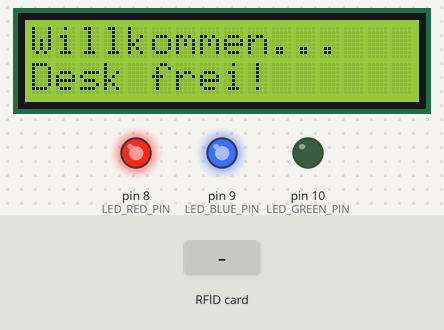
The sketch below on a simulated Arduino Mega 2560, built with avr-gcc and run on an emulated ATmega2560. Parts: 16×2 character LCD, output pins drawn as LEDs (lit = HIGH). The inputs (shaded band) are chosen by the test bench. Pins used as bus, display or sensor lines are not drawn; what the sketch prints to the serial monitor is not drawn.

Above: at 1.3 s.
1.4 s: RFID card 5E 7A 19 C4 held to the reader
At 1.43 s:
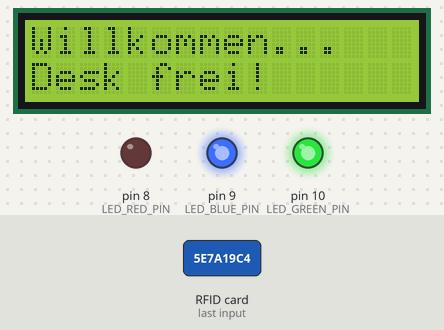
At 1.9 s:
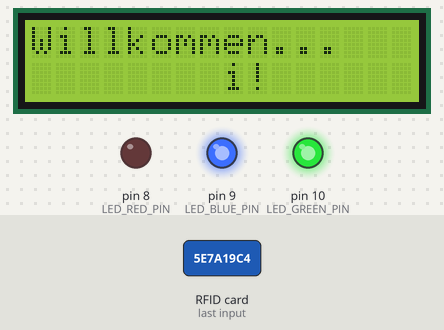
2.9 s: RFID card 5E 7A 19 C4 held to the reader
At 2.92 s:
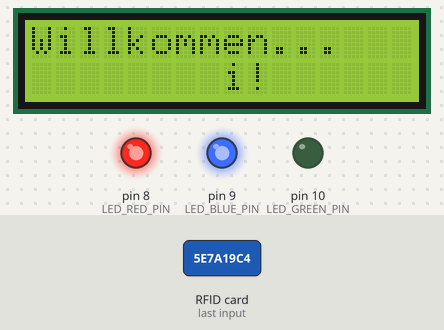
Timing chart, 0 to 5.9 s (numbered marks = the images above; inputs shaded):
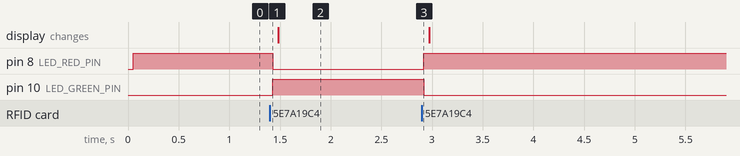

Measured:
- after the input at 1.4 s, pin 8 (LED_RED_PIN): HIGH → LOW at once; pin 10 (LED_GREEN_PIN): LOW → HIGH at once
- after the input at 2.9 s, pin 8 (LED_RED_PIN): LOW → HIGH at once; pin 10 (LED_GREEN_PIN): HIGH → LOW at once

The sketch:

card_reader_with_lcd.ino
```cpp
/**
   ----------------------------------------------------------------------------
   This is a MFRC522 library example; see https://github.com/miguelbalboa/rfid
   for further details and other examples.

   NOTE: The library file MFRC522.h has a lot of useful info. Please read it.

   Released into the public domain.
   ----------------------------------------------------------------------------
   Typical pin layout used:
   -----------------------------------------------------------------------------------------
               MFRC522      Arduino       Arduino   Arduino    Arduino          Arduino
               Reader/PCD   Uno           Mega      Nano v3    Leonardo/Micro   Pro Micro
   Signal      Pin          Pin           Pin       Pin        Pin              Pin
   -----------------------------------------------------------------------------------------
   RST/Reset   RST          9             5         D9         RESET/ICSP-5     RST
   SPI SS      SDA(SS)      10            53        D10        10               10
   SPI MOSI    MOSI         11 / ICSP-4   51        D11        ICSP-4           16
   SPI MISO    MISO         12 / ICSP-1   50        D12        ICSP-1           14
   SPI SCK     SCK          13 / ICSP-3   52        D13        ICSP-3           15

*/

#include <SPI.h>
#include <MFRC522.h>
#include <LiquidCrystal.h>

#define RST_PIN          5           // Configurable, see typical pin layout above
#define SS_PIN          53          // Configurable, see typical pin layout above
//uncomment this line if using a Common Anode LED
#define COMMON_ANODE

/////////////////////////////////////////////////////////////////////
//LCD Constants
/////////////////////////////////////////////////////////////////////
LiquidCrystal lcd(40,38,48,46,44,42);
const int switchPin = 6;

MFRC522 mfrc522(SS_PIN, RST_PIN);   // Create MFRC522 instance.

MFRC522::MIFARE_Key key;
/////////////////////////////////////////////////////////////////////
//set the pins
/////////////////////////////////////////////////////////////////////
// NEED TO BE PWM Pins to support analogWrite Function
const int LED_RED_PIN = 8;
const int LED_BLUE_PIN = 9;
const int LED_GREEN_PIN = 10;

const char SEPARATOR[] = "//";
String currentdeskId = "MB68-2-002";

// SEAT STATES
const int FREE = 0;
const int BUSY = 1;
const int RESERVED = 2;

////////////////////////
//Set the occuped state
boolean isBusy = false;
//set the userId
byte currentUser[18];
///////////////////////
//Maximum length of the array
#define MAX_LEN 16
//////////////////
//HELPER FUNCTIONS
//////////////////
void busy(byte *userId) {
  char *uId = (char*) userId;
  String str(uId);
  str = str.substring(0,7);


  for (int i = 0 ; i < 18; i++) {
    currentUser[i] = userId[i];
    uId[i] = userId[i];
  }
  isBusy = true;
  setColor(255, 0, 0);
  serialWrite(userId, BUSY);

    lcd.setCursor(0,1);
    lcd.print(str + "        ");
}
void releaseSeat(byte userId[]) {

  if (compareBuffers(currentUser, userId)) {
    isBusy = false;
    setColor(0, 255, 0);
    serialWrite(userId, FREE);

        lcd.setCursor(0,1);
        lcd.print("Desk frei!     ");
  }
  else {
    forbidden();
  }

}
void reserve() {
  setColor(255, 102, 0);
}

void forbidden() {
  setColor(255, 255, 255);
  delay(300);
  setColor(255, 0, 0);
  delay(300);
  setColor(255, 255, 255);
  delay(300);
  setColor(255, 0, 0);
}

void serialWrite(byte *userId, int state) {
  Serial.print("ARD_STATE");
  Serial.print(SEPARATOR);
  Serial.print(state);
  Serial.print(SEPARATOR);
  Serial.print(currentdeskId);
  Serial.print(SEPARATOR);
  for (byte i = 0; i < 16; i++) {
    Serial.print(userId[i] < 0x10 ? " 0" : " ");
    Serial.print(userId[i], HEX);
  }
  Serial.println("");
}


void setColor(int red, int green, int blue)
{
#ifdef COMMON_ANODE
  red = 255 - red;
  green = 255 - green;
  blue = 255 - blue;
#endif
  analogWrite(LED_RED_PIN, red);
  analogWrite(LED_GREEN_PIN, green);
  analogWrite(LED_BLUE_PIN, blue);
}


boolean compareBuffers(byte *buffer1, byte *buffer2) {
  if (sizeof(buffer1) != sizeof(buffer2)) {
    return false;
  }

  for (int i = 0 ; i < 18; i++) {
    boolean elemenEqual = buffer1[i] == buffer2[i];
    if (!elemenEqual) {
      return false;
    }
  }

  return true;
}

void logOutput(byte *buffer, byte bufferSize) {
  for (byte i = 0; i < bufferSize; i++) {
    Serial.print(buffer[i] < 0x10 ? " 0" : " ");
    Serial.print(buffer[i], HEX);
  }
}
///////////////////////////////////////
void setup() {
  Serial.begin(9600); // Initialize serial communications with the PC
  while (!Serial);    // Do nothing if no serial port is opened (added for Arduinos based on ATMEGA32U4)
  SPI.begin();        // Init SPI bus
  mfrc522.PCD_Init(); // Init MFRC522 card

  // Prepare the key (used both as key A and as key B)
  // using FFFFFFFFFFFFh which is the default at chip delivery from the factory
  for (byte i = 0; i < 6; i++) {
    key.keyByte[i] = 0xFF;
  }

  pinMode(LED_RED_PIN, OUTPUT);
  pinMode(LED_GREEN_PIN, OUTPUT);
  pinMode(LED_BLUE_PIN, OUTPUT);
  //releaseSeat();
  isBusy = false;
  setColor(0, 255, 0);

  // Setup LCD Display
  // put your setup code here, to run once:

    lcd.begin(16, 2);
    pinMode(switchPin, INPUT);
    lcd.print("Willkommen...");
    lcd.setCursor(0,1);
    lcd.print("Desk frei!");
}
void loop() {

  // Look for new cards
  if ( ! mfrc522.PICC_IsNewCardPresent())
    return;

  // Select one of the cards
  if ( ! mfrc522.PICC_ReadCardSerial())
    return;

  // Show some details of the PICC (that is: the tag/card)
  Serial.print(F("Card UID:"));
  logOutput(mfrc522.uid.uidByte, mfrc522.uid.size);
  Serial.println();
  Serial.print(F("PICC type: "));
  MFRC522::PICC_Type piccType = mfrc522.PICC_GetType(mfrc522.uid.sak);
  Serial.println(mfrc522.PICC_GetTypeName(piccType));

  // Check for compatibility
  if (    piccType != MFRC522::PICC_TYPE_MIFARE_MINI
          &&  piccType != MFRC522::PICC_TYPE_MIFARE_1K
          &&  piccType != MFRC522::PICC_TYPE_MIFARE_4K) {
    Serial.println(F("This sample only works with MIFARE Classic cards."));
    return;
  }

  // In this sample we use the second sector,
  // that is: sector #1, covering block #4 up to and including block #7
  byte sector         = 1;
  byte blockAddr      = 4;
  byte trailerBlock   = 7;

  MFRC522::StatusCode status;
  byte buffer[18];
  byte size = sizeof(buffer);

  // Authenticate using key A
  //Serial.println(F("Authenticating using key A..."));
  status = (MFRC522::StatusCode) mfrc522.PCD_Authenticate(MFRC522::PICC_CMD_MF_AUTH_KEY_A, trailerBlock, &key, &(mfrc522.uid));
  if (status != MFRC522::STATUS_OK) {
    Serial.print(F("PCD_Authenticate() failed: "));
    Serial.println(mfrc522.GetStatusCodeName(status));
    return;
  }

  // Show the whole sector as it currently is
  //Serial.println(F("Current data in sector:"));
  //mfrc522.PICC_DumpMifareClassicSectorToSerial(&(mfrc522.uid), &key, sector);
  //Serial.println();

  // Read data from the block
  //Serial.print(F("Reading data from block "));
  //Serial.print(blockAddr);
  //Serial.println(F(" ..."));
  status = (MFRC522::StatusCode) mfrc522.MIFARE_Read(blockAddr, buffer, &size);
  if (status != MFRC522::STATUS_OK) {
    Serial.print(F("MIFARE_Read() failed: "));
    Serial.println(mfrc522.GetStatusCodeName(status));
  }
  else {
    if (isBusy) {
      releaseSeat(buffer);
    }
    else {
      busy(buffer);
    }
    //logOutput(buffer, 16);
    //Serial.println();
    //Serial.println();
  }


  // Halt PICC
  mfrc522.PICC_HaltA();
  // Stop encryption on PCD
  mfrc522.PCD_StopCrypto1();
}
```
